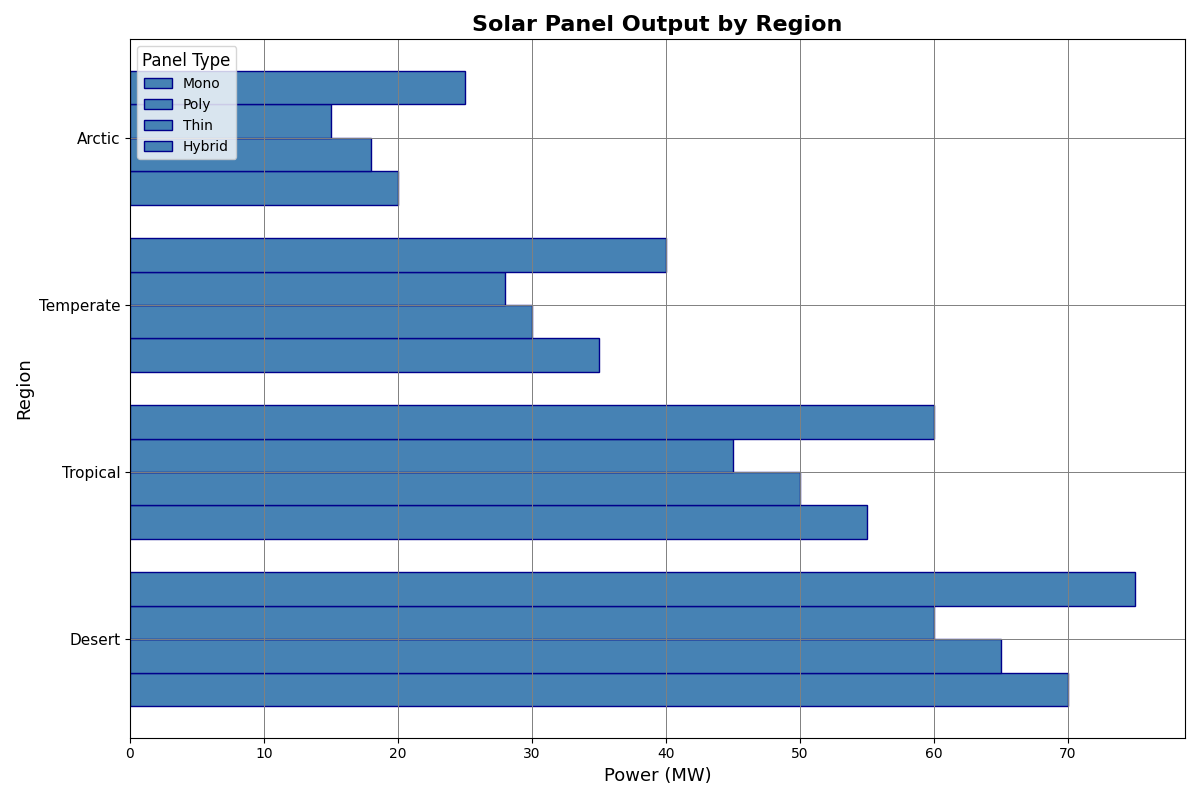

Write the Python code that produced this figure.
import matplotlib.pyplot as plt
import numpy as np

regions = ['Desert', 'Tropical', 'Temperate', 'Arctic']
panel_types = ['Mono', 'Poly', 'Thin', 'Hybrid']

power_output = np.array([
    [70, 55, 35, 20],
    [65, 50, 30, 18],
    [60, 45, 28, 15],
    [75, 60, 40, 25]
])

fig, ax = plt.subplots(figsize=(12, 8))

single_color = '#4682B4'
bar_width = 0.2
y_pos = np.arange(len(regions))

for idx, panel_idx in enumerate(range(len(panel_types))):
    ax.barh(y_pos + (panel_idx - 1.5) * bar_width, power_output[panel_idx], bar_width,
            color=single_color, edgecolor='darkblue', linestyle='-', label=panel_types[panel_idx])

ax.set_title("Solar Panel Output by Region", fontsize=16, fontweight='bold')
ax.set_ylabel("Region", fontsize=13, fontweight='medium')
ax.set_xlabel("Power (MW)", fontsize=13, fontweight='medium')

ax.set_yticks(y_pos)
ax.set_yticklabels(regions, fontsize=11)

ax.legend(title='Panel Type', loc='upper left', fontsize=10, title_fontsize='12')

ax.grid(color='gray', linestyle='-', linewidth=0.7)

plt.tight_layout()
plt.show()
